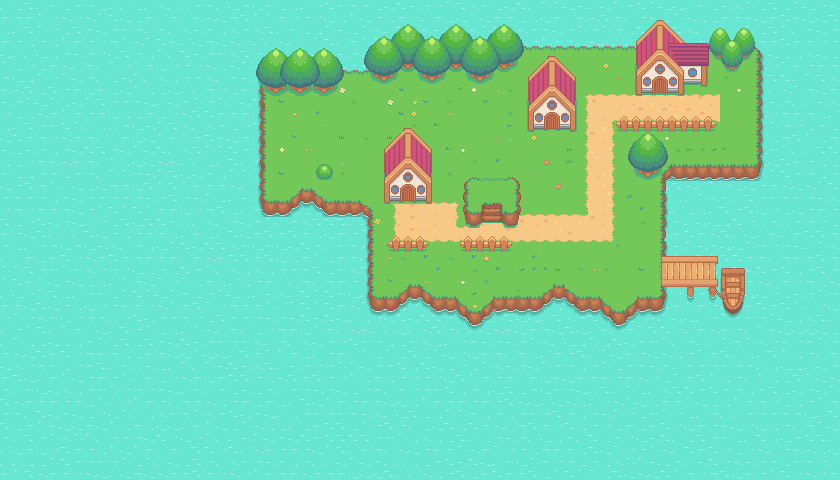

A 2D game scene composited from a Tiled map and its tileset images. What follows is a short description and the map's XML, with each tile layer's data collapsed to a summary:
An orthogonal 70x40 tile map with 12x12 px tiles, 10 tile layers (Water, Land, Grass and Flowers, Paths, ...), 3 hidden layers not drawn, 2 tilesets.

<map version="1.8" tiledversion="1.8.4" orientation="orthogonal" renderorder="right-down" width="70" height="40" tilewidth="12" tileheight="12" infinite="0" nextlayerid="15" nextobjectid="1">
 <tileset firstgid="1" source="Pkmn Style Game.tsx" />
 <tileset firstgid="1025" source="collision.tsx" />
 <layer id="1" name="Water" width="70" height="40">
  <data>[2800 cells, 2800 non-empty, 9 distinct tile ids]</data>
 </layer>
 <layer id="2" name="Land" width="70" height="40" offsetx="37.8182" offsety="13.8182">
  <data>[2800 cells, 866 non-empty, 103 distinct tile ids]</data>
 </layer>
 <layer id="9" name="Grass and Flowers" width="70" height="40">
  <data>[2800 cells, 121 non-empty, 41 distinct tile ids]</data>
 </layer>
 <layer id="7" name="Paths" width="70" height="40">
  <data>[2800 cells, 145 non-empty, 16 distinct tile ids]</data>
 </layer>
 <layer id="11" name="dock" width="70" height="40" offsetx="145.667" offsety="120.667">
  <data>[2800 cells, 42 non-empty, 42 distinct tile ids]</data>
 </layer>
 <layer id="10" name="Fence" width="70" height="40">
  <data>[2800 cells, 36 non-empty, 8 distinct tile ids]</data>
 </layer>
 <layer id="5" name="trees" width="70" height="40">
  <data>[2800 cells, 112 non-empty, 26 distinct tile ids]</data>
 </layer>
 <layer id="6" name="Trees1" width="70" height="40">
  <data>[2800 cells, 70 non-empty, 22 distinct tile ids]</data>
 </layer>
 <layer id="3" name="Plateau" width="70" height="40">
  <data>[2800 cells, 30 non-empty, 30 distinct tile ids]</data>
 </layer>
 <layer id="4" name="House" width="70" height="40">
  <data>[2800 cells, 134 non-empty, 104 distinct tile ids]</data>
 </layer>
 <layer id="12" name="Collisions" width="70" height="40" visible="0" opacity="0.55">
  <data>[2800 cells, 202 non-empty, 1 distinct tile ids]</data>
 </layer>
 <layer id="8" name="Battle Patch" width="70" height="40" visible="0">
  <data>[2800 cells, 43 non-empty, 9 distinct tile ids]</data>
 </layer>
 <layer id="13" name="Foreground Objects" width="70" height="40" visible="0">
  <data>[2800 cells, 38 non-empty, 16 distinct tile ids]</data>
 </layer>
</map>
